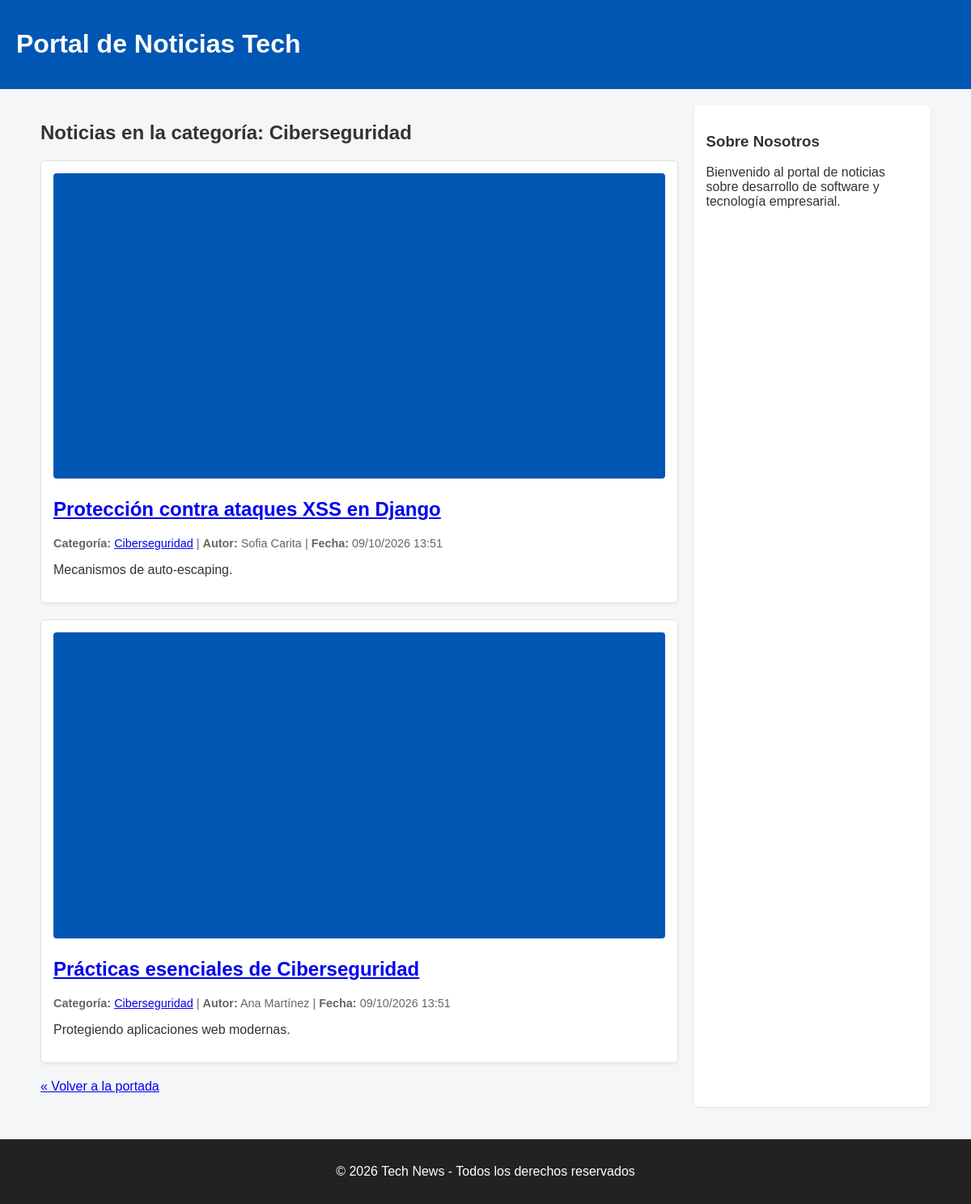
The app's page /category/ciberseguridad/ with its own data.
### news/models.py (models this page shows, shortened)
class Category(models.Model):
    name = models.CharField(max_length=100)
    slug = models.SlugField(unique=True)
    class Meta:
        verbose_name_plural = "Categories"

class Article(models.Model):
    title = models.CharField(max_length=200)
    slug = models.SlugField(unique=True)
    content = models.TextField()
    summary = models.TextField(max_length=500)
    featured_image = models.ImageField(upload_to='articles/')
    published_date = models.DateTimeField(auto_now_add=True)
    category = models.ForeignKey(Category, on_delete=models.CASCADE, related_name='articles')
    author = models.ForeignKey(Author, on_delete=models.CASCADE, related_name='articles')

class Author(models.Model):
    name = models.CharField(max_length=100)
    email = models.EmailField()
    bio = models.TextField(blank=True, null=True)

### news/views.py (the view)
# urls.py: path('category/<slug:slug>/', views.category_articles, name='category_articles'),
def category_articles(request, slug):
    category = get_object_or_404(Category, slug=slug)
    articles = category.articles.all().order_by('-published_date')
    return render(request, 'news/category_articles.html', {
        'category': category,
        'articles': articles
    })

### templates/news/category_articles.html (shortened to what this page needs)
{% extends "base.html" %}
{% block content %}
    <h2>Noticias en la categoría: {{ category.name }}</h2>
    {% for article in articles %}
        {% include "news/_article_card.html" %}
    {% empty %}
        <p>No se encontraron noticias registradas dentro de esta categoría.</p>
    {% endfor %}
    <p><a href="{% url 'news:home' %}">&laquo; Volver a la portada</a></p>
{% endblock %}

### templates/base.html (shortened to what this page needs)
{% load static %}
<!DOCTYPE html>
<html lang="es">
<head>
    <link rel="stylesheet" href="{% static 'css/styles.css' %}">
</head>
<body>
    <header>
        <div class="header-content">
            <h1><a href="{% url 'news:home' %}">Portal de Noticias Tech</a></h1>
        </div>
    </header>
    <div class="container">
        <main class="main-content">
            {% block content %}
            {% endblock %}
        </main>
        <aside class="sidebar">
            {% block sidebar %}
                <h3>Sobre Nosotros</h3>
                <p>Bienvenido al portal de noticias sobre desarrollo de software y tecnología empresarial.</p>
            {% endblock %}
        </aside>
    </div>
    <footer>
        <p>&copy; 2026 Tech News - Todos los derechos reservados</p>
    </footer>
</body>
</html>

### templates/news/_article_card.html
<div class="article-card">
    {% if article.featured_image %}
        <img src="{{ article.featured_image.url }}" alt="{{ article.title }}" class="card-image">
    {% endif %}
    <div class="card-body">
        <h2>
            <a href="{% url 'news:article_detail' article.slug %}">{{ article.title }}</a>
        </h2>
        <p class="card-meta">
            <strong>Categoría:</strong>
            <a href="{% url 'news:category_articles' article.category.slug %}">{{ article.category.name }}</a> |
            <strong>Autor:</strong> {{ article.author.name }} |
            <strong>Fecha:</strong> {{ article.published_date|date:"d/m/Y H:i" }}
        </p>
        <p class="card-summary">{{ article.summary|truncatewords:25 }}</p>
    </div>
</div>

### static/css/styles.css (style rules this page uses)
body { font-family: Arial, sans-serif; margin: 0; padding: 0; background-color: #f4f6f8; color: #333; }
header { background-color: #0056b3; color: white; padding: 15px 20px; }
header h1 a { color: white; text-decoration: none; }
.container { display: flex; max-width: 1100px; margin: 20px auto; padding: 0 15px; gap: 20px; }
.main-content { flex: 3; }
.sidebar { flex: 1; background-color: #ffffff; padding: 15px; border-radius: 6px; box-shadow: 0 1px 3px rgba(0,0,0,0.1); }
.article-card { background-color: #ffffff; border: 1px solid #e0e0e0; border-radius: 6px; margin-bottom: 20px; padding: 15px; box-shadow: 0 2px 4px rgba(0,0,0,0.05); }
.card-image, .detail-image { max-width: 100%; height: auto; border-radius: 4px; }
.card-meta, .article-meta { font-size: 0.9em; color: #666; }
footer { text-align: center; padding: 15px; background-color: #222; color: white; margin-top: 40px; }

### records on screen
Category: name "Ciberseguridad"
Article: featured_image (picture), title "Protección contra ataques XSS en Django", category.name "Ciberseguridad", author.name "Sofia Carita", published_date "09/10/2026 13:51", summary "Mecanismos de auto-escaping."
Article: featured_image (picture), title "Prácticas esenciales de Ciberseguridad", category.name "Ciberseguridad", author.name "Ana Martínez", published_date "09/10/2026 13:51", summary "Protegiendo aplicaciones web modernas."
